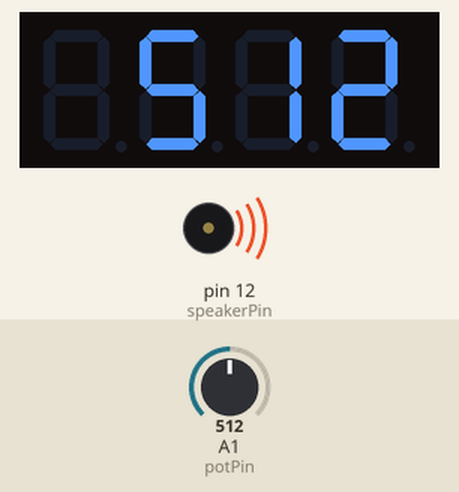
This sketch was run on a simulated Arduino Uno, built with avr-gcc and run on an emulated ATmega328P. Parts: 4-digit seven-segment display, buzzer (waves = sounding). The test bench sets the inputs (shaded band); at power-on: A1 (potPin) = 512. What the sketch prints to the serial monitor is not drawn.

Above: at 1.2 s.
1.3 s: A1 (potPin) set to 0
At 2.0 s:
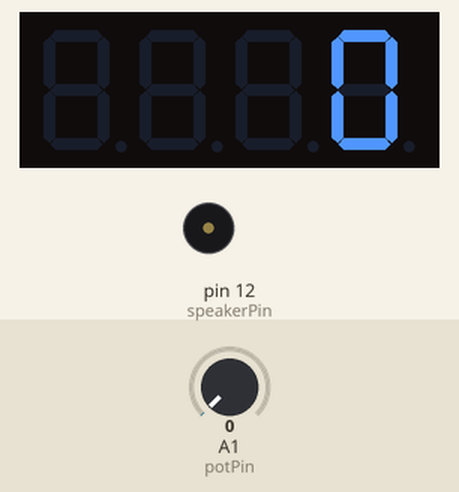
2.8 s: A1 (potPin) set to 122
At 3.2 s:
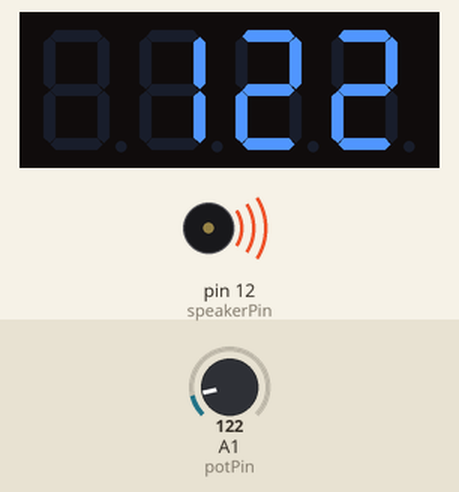
4.3 s: A1 (potPin) set to 306
At 5.6 s:
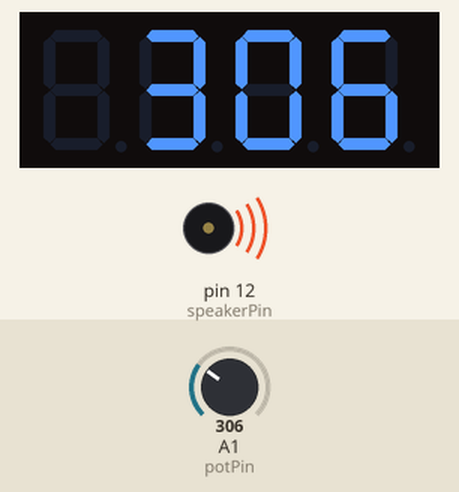
Timing chart, 0 to 7.3 s (numbered marks = the images above; inputs shaded):
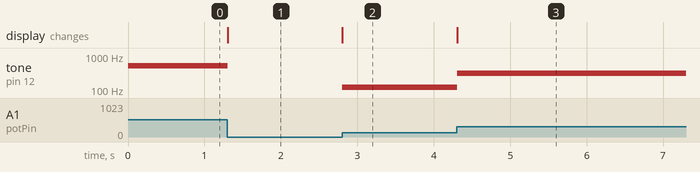

Measured:
- after the input at 1.3 s, tone on pin 12 (speakerPin): 512 Hz → silent at once; the display: changes at once (image 1)
- after the input at 2.8 s, tone on pin 12 (speakerPin): silent → 122 Hz at once; the display: changes at once (image 2)
- after the input at 4.3 s, tone on pin 12 (speakerPin): 122 Hz → 306 Hz at once; the display: changes at once (image 3)

The sketch:

PotToneTest.ino
```cpp
/*
  Pot Tone Test
  By Scott Kildall

  Output Pot Values to Serial Monitor and play tone
  And to Adafruit Backpack

  Wiring like this:
  https://www.arduino.cc/en/tutorial/potentiometer

 */

#include "Adafruit_LEDBackpack.h"

//-- initialize 7-segment display
Adafruit_7segment matrix = Adafruit_7segment();


// pins
const int speakerPin = 12;     // output to speaker (+), speaker (-) goes to ground
const int potPin = A1;         // input pin for the potentiometer

// other variables
const int delayTime = 1;            // how long we delay between each loop
const int analogTolerance = 5;  // how much variance we will allow before storing the last pot value, zero = none
int savedVal;                    // last potentiometer reading

void setup() {
  Serial.begin(115200);
  Serial.println("Starting Pot Tone Test");
  Serial.println("");

  //-- initialize the 4-segment number display
  matrix.begin(0x70);
  matrix.print(0);
  matrix.writeDisplay();

  pinMode(speakerPin, OUTPUT);

  savedVal = 9999;     // set to impossible reading so that we always will store the first value
}

void loop() {
  // read the value from the sensor
  int val = analogRead(potPin);

  if( abs(val - savedVal) > analogTolerance )
    savedVal = val;

  // output to serial monitor and LED backpage
  Serial.println(savedVal);

  matrix.print(savedVal);
  matrix.writeDisplay();

  tone( speakerPin, savedVal );

  delay(delayTime);                // stop the program for some time
}
```
